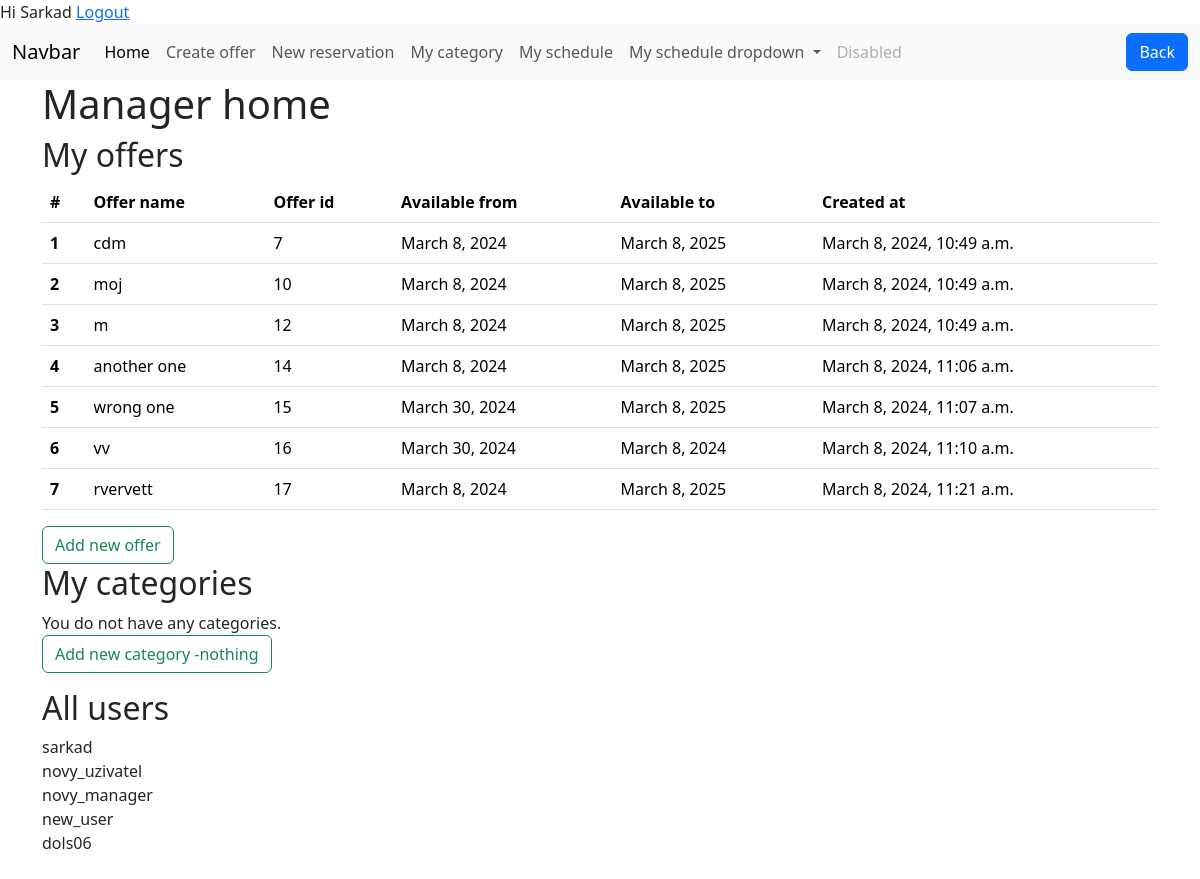
Page / (signed in) on the earlier database version.
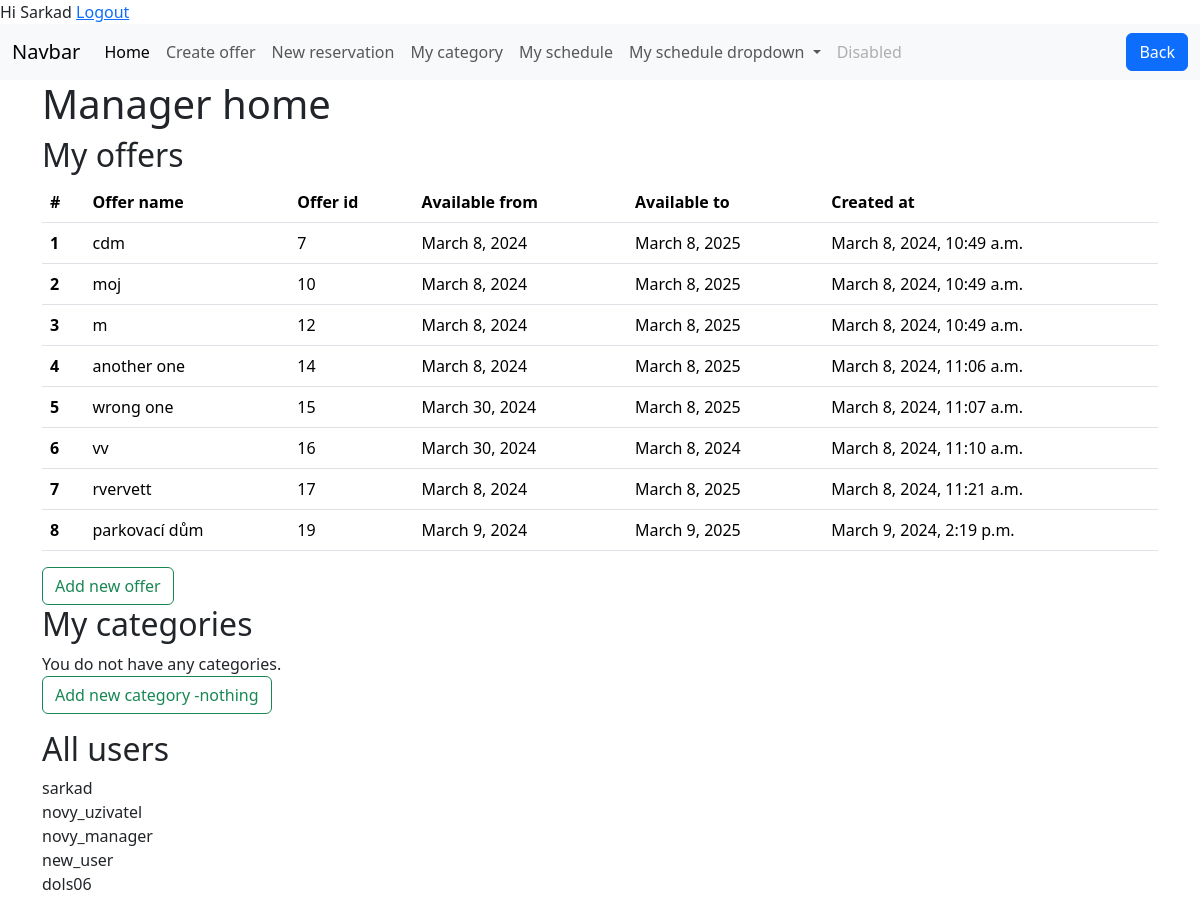
Same page on the later database version.
### base/models.py (models this page shows, shortened)
class Offer(models.Model):
    offer_name = models.CharField(max_length=50)
    available_from = models.DateField(null=True, blank=True)
    available_to = models.DateField(null=True, blank=True)
    created_at = models.DateTimeField(default=timezone.now)
    manager_of_this_offer = models.ForeignKey(User, on_delete=models.CASCADE, null=True, blank=True )

### base/views.py (the view)
# urls.py: path('',views.manager_home, name='manager_home' ),
@login_required # If a user is not logged in, Django will redirect them to the login page.
def manager_home(request):
    if request.POST: #lze to napsat i třídami s medotou post a get, ne funkcemi, mozna jiny atribut nez method
        print("POSLANO")
    users = models.User.objects.all()
    offers = Offer.objects.filter(manager_of_this_offer=request.user)
    form = forms.ReservationForm()
    categories = Category.objects.all()
    return render(request,'manager_home.html',context={'Users':users,'form':form, 'offers':offers,'categories':categories})

### templates/manager_home.html
{% extends 'main.html' %}
{% load crispy_forms_tags %}
{% block content %}
<div class="container-md">
    <h1> Manager home </h1>
    <h2>My offers</h2>
    {% if offers %}
    <table class="table table-hover">
        <thead>
            <tr>
                <th scope="col">#</th>
                <th scope="col">Offer name</th>
                <th scope="col">Offer id</th>
                <th scope="col">Available from</th>
                <th scope="col">Available to</th>
                <th scope="col">Created at</th>
            </tr>
        </thead>
        <tbody>
            {% for offer in offers %}
            <tr class="clickable-row" onclick="location.href='{% url 'offer_detail' offer.id %}'"
                style="cursor: pointer;" title="Click to view offer detail">
                <th scope="row">{{ forloop.counter }}</th>
                <td>{{ offer.offer_name }} </td>
                <td>{{ offer.id }} </td>
                <td>{{ offer.available_from }} </td>
                <td>{{ offer.available_to }} </td>
                <td>{{ offer.created_at }} </td>
            </tr>
            {% endfor %}
        </tbody>
    </table>
    <a href="{% url 'create_offer' %}" class="btn btn-outline-success" id="addrow">Add new offer</a>
    {% else %}
    <p>You do not have any offers.<br>
        <a href="{% url 'create_offer' %}" class="btn btn-outline-success" id="addrow">Add new offer</a>
    </p>
    {% endif %}
    <h2>My categories</h2>
    {% if categories %}
    <table class="table table-hover">
        <thead>
            <tr>
                <th scope="col">#</th>
                <th scope="col">Category name</th>
                <th scope="col">Offer</th>
                <th scope="col">Max simultneous reservations</th>
                <th scope="col">Additional time</th>
                <th scope="col">Max number of units</th>
                <th scope="col">Real number of units</th>
                <th scope="col">Created at</th>
            </tr>
        </thead>
        <tbody>
            {% for category in categories %}
            <tr class="clickable-row" style="cursor: pointer;" title="Click to edit category"
             onclick="location.href='{% url 'edit_category' category.belongs_to_offer.id category.id %}'">
                <th scope="row">{{ forloop.counter }}</th>
                <td>{{ category.category_name }} </td>
                <td>{{ category.belongs_to_offer }} </td>
                <td>{{ category.max_simultneous_reservations }} </td>
                <td>{{ category.additional_time }} </td>
                <td>{{ category.max_count_of_units }} </td>
                <td>{{ category.get_unit_count }} </td>
                <td>{{ category.created_at }} </td>
            </tr>
            {% endfor %}
        </tbody>
    </table>
    <a onclick="#" class="btn btn-outline-success" id="addrow">Add new category-nothing</a>
    {% else %}
    <p>You do not have any categories.<br>
        <a onclick="#" class="btn btn-outline-success" id="addrow">Add new category -nothing</a>
    </p>
    {% endif %}
    <h2>All users</h2>
    {% for user in Users %}
    {{user.username}} <br>
    {% endfor %}
    <br>
</div>
{% endblock %}

### templates/main.html (shortened to what this page needs)
<!DOCTYPE html>
<html>
<head>
    <link href="https://cdn.jsdelivr.net/npm/bootstrap@5.3.3/dist/css/bootstrap.min.css" rel="stylesheet"
>
</head>
<header>
    {%if request.user.is_authenticated %}
    <span>Hi {{ request.user.username | title }}</span>
    <a href="{% url 'logout' %}">Logout</a>
    {%else%}
    <a href="{% url 'login' %}">Login</a>
    {%endif%}
</header>
<body>
    {%if request.user.is_authenticated %}
    {% include 'navbar.html' %}
    {%endif%}
    {% block content %}
    {% endblock %}
</body>
</html>

### templates/navbar.html (shortened to what this page needs)
<nav class="navbar navbar-expand-lg bg-body-tertiary">
  <div class="container-fluid">
    <a class="navbar-brand" href="#">Navbar</a>
    <div class="collapse navbar-collapse" id="navbarSupportedContent">
      <ul class="navbar-nav me-auto mb-2 mb-lg-0">
        <li class="nav-item">
          <a class="nav-link active" aria-current="page" href="/manager_home">Home</a>
        </li>
        <li class="nav-item">
          <a class="nav-link" href="/create_offer">Create offer</a>
        </li>
        <li class="nav-item">
          <a class="nav-link" href="/new_reservation">New reservation</a>
        </li>
        <li class="nav-item">
          <a class="nav-link" href="/create_category">My category</a>
        </li>
        <li class="nav-item">
          <a class="nav-link" href="/my_schedule">My schedule</a>
        </li>
        <li class="nav-item dropdown">
          <a class="nav-link dropdown-toggle" href="#" role="button" data-bs-toggle="dropdown" aria-expanded="false">
            My schedule dropdown
          </a>
        </li>
        <li class="nav-item">
          <a class="nav-link disabled" aria-disabled="true">Disabled</a>
        </li>
      </ul>
      <button type="submit" class="btn btn-primary" onclick="goBack()">Back</button>
    </div>
  </div>
</nav>

Differences in the rows shown:
added Offer: offer_name "parkovací dům", id "19", available_from "March 9, 2024", available_to "March 9, 2025", created_at "March 9, 2024, 2:19 p.m."
